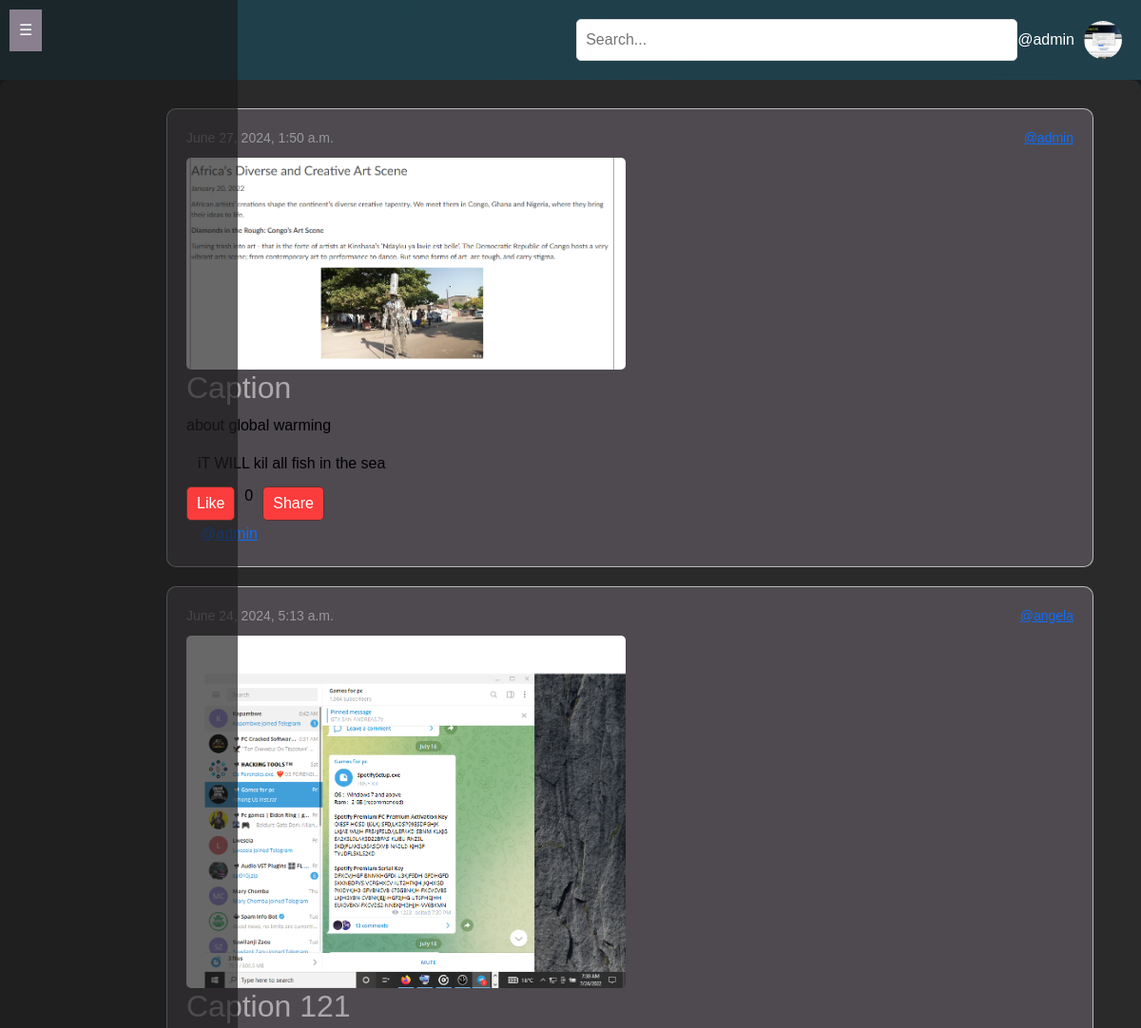
Page / (signed in, upper part) on the earlier database version.
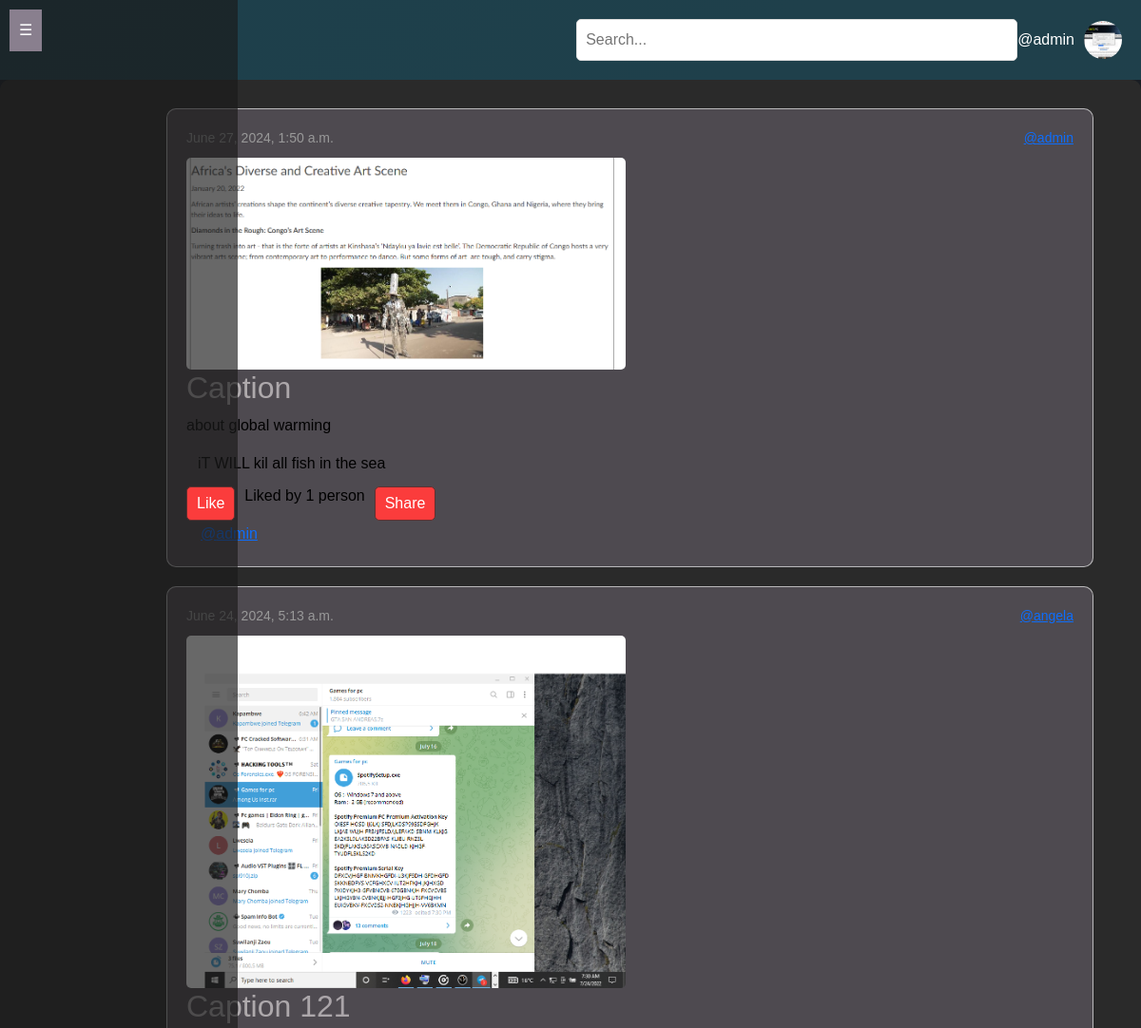
Same page on the later database version.
### userauth/models.py (models this page shows, shortened)
class Story(models.Model):
    id = models.UUIDField(primary_key=True, default=uuid.uuid4())
    user = models.CharField(max_length=100)
    image = models.ImageField(upload_to='post-')
    caption = models.TextField()
    challenge = models.TextField()
    short_description = models.TextField()
    full_description = models.TextField()
    location = models.CharField(max_length=100, default='')
    google_map_link = models.URLField(max_length=200, default='https://maps.google.com')
    created_at = models.DateTimeField(default=datetime.now)
    no_of_likes = models.IntegerField(default=0)
    category = models.CharField(max_length=100, choices=[
        ('Wildlife Conservation', 'Wildlife Conservation'),
        ('Environmental Conservation', 'Environmental Conservation'),
        ('Sustainable Development', 'Sustainable Development'),
        ('Community Engagement', 'Community Engagement'),
        ('Other', 'Other')])

### userauth/views.py (the view)
# urls.py: 2. Add a URL to urlpatterns:  path('', views.home, name='home')
@login_required(login_url='/login')
def home(request):
    following_users = Followers.objects.filter(follower=request.user.username).values_list('user', flat=True)
    storiez = Story.objects.filter(Q(user=request.user.username) | Q(user__in=following_users)).order_by('-created_at')
    profile = Profile.objects.get(user=request.user)
    context = {
        'storiez': storiez,
        'profile': profile,
    }
    return render(request, 'main1.html', context)

### templates/main1.html (shortened to what this page needs)
{% extends 'base.html' %}
{% block content %}
<section class="stories">
    {% for pos in storiez %}
    <section class="story " style="margin-top: 10px;">
        <div class="story-header">
            <div>{{ pos.created_at }}</div>
            <div><a href="/profile/{{ pos.user }}">@{{ pos.user }}</a></div>
        </div>
        <div class="story-images">
            {% if pos.image %}
            <img src="{{ pos.image.url }}" alt="Post Image">
            {% else %}
            <p>No image available</p>
            {% endif %}
        </div>
        <div class="ritt-container">
            <div class="ritt-content">
                <h2 class="gradient-text">{{ pos.caption }}</h2>
                <p class="truncate">{{ pos.short_description }}</p>
            </div>
        </div>
        <p class="truncate" style="margin-left: 12px; margin-right: 15px; margin-top: 7px; margin-bottom: 9px;">{{ pos.full_description }}</p>
        <div class="story-actions">
            <a href="/like-story/{{ pos.id }}" class="btn liquid-btn">Like</a>
            {% if pos.no_of_likes == 0 %}
            <p>0</p>
            {% elif pos.no_of_likes == 1 %}
            <p>Liked by {{ pos.no_of_likes }} person</p>
            {% else %}
            <p>Liked by {{ pos.no_of_likes }} people</p>
            {% endif %}
            <button class="btn liquid-btn">Share</button>
        </div>
        <span class="story-author" style="margin-left: 6px; margin-top: 0px; padding-top: 0px; margin-bottom: 2px; padding-left: 9px;">
            <a href="/profile/{{ pos.user }}">@{{ pos.user }}</a>
        </span>
    </section>
    {% empty %}
    <p>No stories available.</p>
    {% endfor %}
</section>
{% endblock %}

Differences in the rows shown:
changed Story "Caption": no_of_likes (not shown) → "1"; no_of_likes "0" → "Liked by person"
